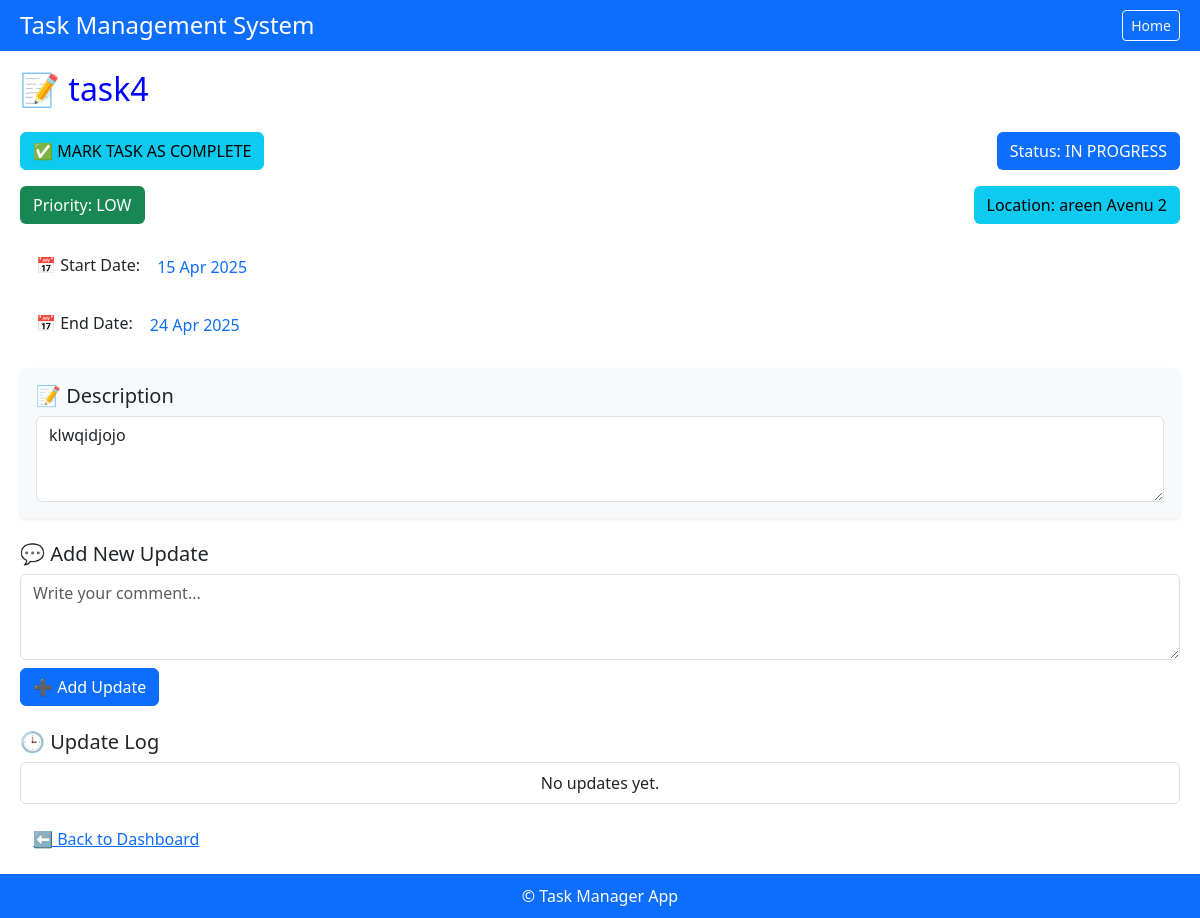
The app's page /task/4/ with its own data.
### emp_app/models.py (models this page shows, shortened)
class Task(models.Model):
    PRIORITY_CHOICES = [
        ('low', 'Low'),
        ('medium', 'Medium'),
        ('high', 'High'),
    ]
    STATUS = [
        ('in progress', 'IN PROGRESS'),
        ('completed', 'COMPLETED'),
    ]
    task_name = models.CharField(max_length=255, null=True, blank=True)
    location = models.ForeignKey(Locations, on_delete=models.CASCADE, null=True, blank=True)
    description = models.TextField(null=True, blank=True)
    start_date = models.DateField(default=timezone.now)
    end_date = models.DateField(null=True, blank=True)
    status = models.CharField(max_length=20, choices=STATUS, default='in progress')
    created_at = models.DateField(default=timezone.now)
    priority = models.CharField(
        max_length=10, choices=PRIORITY_CHOICES, default='Medium')
    history = HistoricalRecords()

class Locations(models.Model):
    location_name = models.CharField(max_length=255)
    created_at = models.DateTimeField(auto_now_add=True, null=True, blank=True)
    updated_at = models.DateTimeField(auto_now_add=True, null=True, blank=True)
    history = HistoricalRecords()
    def __str__(self):
        return self.location_name

### emp_app/views.py (the view)
# urls.py: path('task/<int:pk>/', views.task_detail, name='task_detail'),
def task_detail(request, pk):
    task = Task.objects.get(pk=pk)
    locations = Locations.objects.all()
    latest_comment = Comment.objects.filter(task=task).order_by('-created_at').first()
    print("latest_comment", latest_comment)
    return render(request, 'task_detail.html', {'task': task, 'locations': locations,'latest_comment': latest_comment})

### emp_app/templates/task_detail.html (shortened to what this page needs)
{% extends 'base.html' %}
{% load static %}
{% block content %}
    <h2 class="card-title mb-4 "style="color: blue;">📝 {{ task.task_name }}</h2>
        <div class="d-flex justify-content-between align-items-center mb-3">
          <button class="btn btn-info" data-bs-toggle="modal" data-bs-target="#taskcompleteModal">
            ✅ MARK TASK AS COMPLETE
          </button>
          <button class="btn" style="margin-left: 10px;
            {% if task.status == 'pending' %}background-color: #ffc107; color: black;
            {% elif task.status == 'in progress' %}background-color: #0d6efd; color: white;
            {% elif task.status == 'completed' %}background-color: #198754; color: white;
            {% else %}background-color: #6c757d; color: white;{% endif %}" data-bs-toggle="modal"
            data-bs-target="">
            Status: {{ task.status|upper }}
          </button>
        </div>
       <div class="d-flex justify-content-between align-items-center mb-3" >
      <button class="btn" style="{% if task.priority == 'high' %}background-color: #dc3545; color: white;
          {% elif task.priority == 'medium' %}background-color: #ffc107; color: black;
          {% else %}background-color: #198754; color: white;{% endif %}" data-bs-toggle="modal"
          data-bs-target="#priorityModal">
          Priority: {{ task.priority|upper }}
        </button>
        <button class="btn" style="background-color: #0dcaf0; color: black;" data-bs-toggle="modal"
          data-bs-target="#locationModal">
           Location: {{ task.location }}
        </button>
      </div>
      <ul class="list-group list-group-flush mb-1">
        <li class="list-group-item">
          📅 Start Date:
          <button class="btn btn-link" style="text-decoration: none;">
            {{ task.start_date|date:'d M Y' }}
          </button>
        </li>
      </ul>
      <ul class="list-group list-group-flush mb-3" style="align-items:left;">
        <li class="list-group-item">
          📅 End Date:
          <button class="btn btn-link" data-bs-toggle="modal" data-bs-target="#endDateModal"
            data-end-date="{{ task.end_date|date:'Y-m-d' }}" style="text-decoration: none;">
            {{ task.end_date|date:'d M Y' }}
          </button>
        </li>
      </ul>
      <div class="bg-light p-3 rounded shadow-sm mb-4" data-bs-toggle="modal" data-bs-target="#descriptionModal"
        style="cursor: pointer;">
        <h5 class="mb-2">📝 Description</h5>
        <textarea class="form-control" rows="3" readonly>{{ task.description|striptags  }}</textarea>
      </div>
      <div class="mb-4">
        <h5>💬 Add New Update</h5>
        <form method="POST" action="{% url 'add_comment' task.id %}">
          <textarea name="comment_text" class="form-control mb-2" rows="3" placeholder="Write your comment..."
            required></textarea>
          <button type="submit" class="btn btn-primary">➕ Add Update</button>
        </form>
      </div>
      <h5 class="mt-4">🕒 Update Log</h5>
      <ul class="list-group">
        {% if latest_comment %}
        <li class="list-group-item">
          <div class="fw-semibold mb-1">{{ latest_comment.comment_text }}</div>
          <div class="d-flex justify-content-between text-muted small mt-4">
            <span>🗓 {{ latest_comment.created_at|date:"d M Y, H:i" }}</span>
            <span>👤 {{ latest_comment.comment_by.name }}</span>
          </div>
        </li>
        {% else %}
        <li class="list-group-item text-center">No updates yet.</li>
        {% endif %}
      </ul>
      <a href="{% url 'dashboard' %}" class="btn btn-link mt-3">⬅ Back to Dashboard</a>
    </div>
{% endblock %}

### emp_app/templates/base.html (style rules this page uses)
body { min-height: 100vh; display: flex; flex-direction: column; margin: 0; padding: 0; }

### records on screen
Task: task_name "task4", status "IN PROGRESS", priority "LOW", location "areen Avenu 2", start_date "15 Apr 2025", end_date "24 Apr 2025", description "klwqidjojo"
